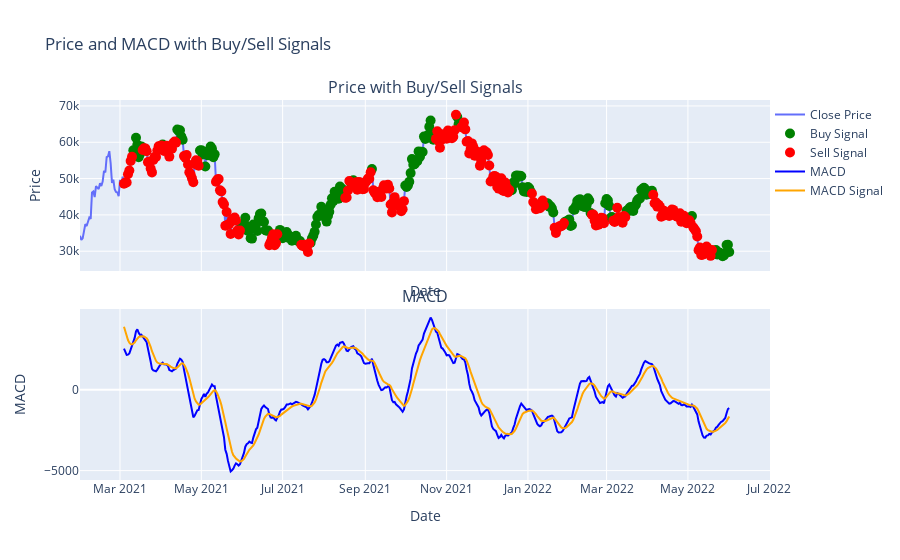

The notebook cell this image was saved under:
### Markdown cell above
### Стратегия MACD
#### Если MACD > MACD_Signal, входим и держим позицию BUY
#### Если MACD < MACD_Signal, входим и держим позицию SELL

### Code cell
macd_df = df.copy()
macd_df['MACD'], macd_df['MACD_Signal'], macd_df['MACD_Hist'] = talib.MACD(macd_df["close"], fastperiod=12, slowperiod=26, signalperiod=9)

# Инициализация сигналов
macd_df['Signal'] = 0

# Логика сигналов
macd_df.loc[macd_df['MACD'] > macd_df['MACD_Signal'], 'Signal'] = 1
macd_df.loc[macd_df['MACD'] < macd_df['MACD_Signal'], 'Signal'] = -1


# Сигналы позиций
buy_signals = macd_df[macd_df['Signal'] == 1]
sell_signals = macd_df[macd_df['Signal'] == -1]

# Создание графика с помощью Plotly
fig = make_subplots(rows=2, cols=1, shared_xaxes=True, 
                    vertical_spacing=0.1, 
                    subplot_titles=('Price with Buy/Sell Signals', 'MACD'))

# Добавление линии цены закрытия
fig.add_trace(go.Scatter(x=macd_df.index, y=macd_df['close'], mode='lines', name='Close Price'), row=1, col=1)

# Добавление точек для Long сигналов
fig.add_trace(go.Scatter(x=buy_signals.index, y=buy_signals['close'], mode='markers', 
                         marker=dict(color='green', size=10), name='Buy Signal'), row=1, col=1)

# Добавление точек для Short сигналов
fig.add_trace(go.Scatter(x=sell_signals.index, y=sell_signals['close'], mode='markers', 
                         marker=dict(color='red', size=10), name='Sell Signal'), row=1, col=1)

# Добавление MACD линии
fig.add_trace(go.Scatter(x=df.index, y=macd_df['MACD'], mode='lines', name='MACD', line=dict(color='blue')), row=2, col=1)

# Добавление сигнальной линии MACD
fig.add_trace(go.Scatter(x=df.index, y=macd_df['MACD_Signal'], mode='lines', name='MACD Signal', line=dict(color='orange')), row=2, col=1)

# Настройки оформления графика
fig.update_layout(title='Price and MACD with Buy/Sell Signals',
                  xaxis_title='Date',
                  yaxis_title='Price',
                  xaxis2_title='Date',
                  yaxis2_title='MACD',
                  legend=dict(x=1, y=1),
                  
)
# Показать график
fig.show()

### Figure 1 — Plotly figure (JSON) as saved in the notebook; plotly's stock layout.template omitted (floating-point values rounded to 4 significant figures; data arrays with more than 128 entries replaced by an {"elided": "..."} marker saying what was removed)
{"data": [{"mode": "lines", "name": "Close Price", "type": "scatter", "x": {"elided": "488 str values"}, "xaxis": "x", "y": {"elided": "488 float values"}, "yaxis": "y"}, {"marker": {"color": "green", "size": 10}, "mode": "markers", "name": "Buy Signal", "type": "scatter", "x": {"elided": "202 str values"}, "xaxis": "x", "y": {"elided": "202 float values"}, "yaxis": "y"}, {"marker": {"color": "red", "size": 10}, "mode": "markers", "name": "Sell Signal", "type": "scatter", "x": {"elided": "253 str values"}, "xaxis": "x", "y": {"elided": "253 float values"}, "yaxis": "y"}, {"line": {"color": "blue"}, "mode": "lines", "name": "MACD", "type": "scatter", "x": {"elided": "488 str values"}, "xaxis": "x2", "y": {"elided": "488 float values"}, "yaxis": "y2"}, {"line": {"color": "orange"}, "mode": "lines", "name": "MACD Signal", "type": "scatter", "x": {"elided": "488 str values"}, "xaxis": "x2", "y": {"elided": "488 float values"}, "yaxis": "y2"}], "layout": {"annotations": [{"font": {"size": 16}, "showarrow": false, "text": "Price with Buy/Sell Signals", "x": 0.5, "xanchor": "center", "xref": "paper", "y": 1, "yanchor": "bottom", "yref": "paper"}, {"font": {"size": 16}, "showarrow": false, "text": "MACD", "x": 0.5, "xanchor": "center", "xref": "paper", "y": 0.45, "yanchor": "bottom", "yref": "paper"}], "legend": {"x": 1, "y": 1}, "title": {"text": "Price and MACD with Buy/Sell Signals"}, "xaxis": {"anchor": "y", "domain": [0, 1], "matches": "x2", "showticklabels": false, "title": {"text": "Date"}}, "xaxis2": {"anchor": "y2", "domain": [0, 1], "title": {"text": "Date"}}, "yaxis": {"anchor": "x", "domain": [0.55, 1], "title": {"text": "Price"}}, "yaxis2": {"anchor": "x2", "domain": [0, 0.45], "title": {"text": "MACD"}}}}
